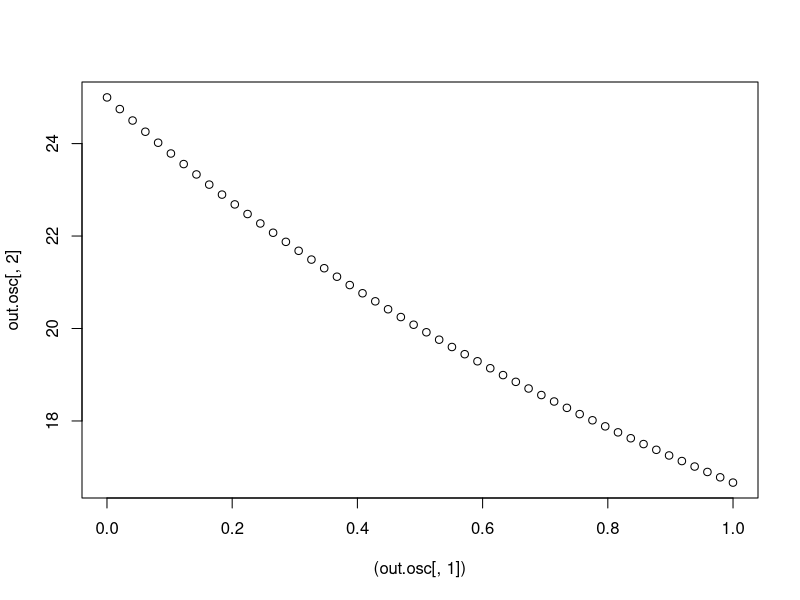

Write R code to recreate this figure.
#this files simulates a community of five populations competing
#according to the Lotka-Volterra assumptions.
#the objective is to try intransitive topologies of the
#competition network
#this applies laird et al 2009 on a lv system

#The objective of this file is to explore ASYMETTRIC deviations
#in alphas from the ratio k1/k2 and k2/k1 in relation to the numerical
#value of the equilibrium.

library(deSolve)
rm(list=ls())

#the size of the system is 
size<-5

# define the parameter vectors
rs<-rep(0.5,size) #growth rates
ks<-rep(100,size) #carrying capacities

#define alphas zeros indicate no interaction
alphas<-matrix(0,nrow=size,ncol=size) #competition coefs.

#define the state variables (populations) and their initial conditions are
#since this is a matrix notation system, use a named vector for 
#graphing purposes.
state<-rep(c(20,20), length.out=size)
names(state)<-paste("N",1:size,sep="")

#define the differential equaiton
lvccmat<-function(t,Y,parameters)
{
  y<- Y #transform Y in a local vector
  #use the local vector to construct the system of ODEs
  #and assign it to the vector of ODEs
  dY<- rs*y - (rs*y^2 + rs*colSums(outer(y,y,FUN ="*")*alphas))*(1/ks)
  #return the whole vector for the output
  return(list(dY))
}
#define function that measures amplitude of oscillations
amplitude<-function(mat)
{
  mx<-apply(mat,2,max)
  mn<-apply(mat,2,min)
  dife<-mx-mn
  return(dife)
}

#define the vector of output times
times<-seq(from=0,to=1000,by=0.5)

#initialize output of oscilations
out.osc<-c(dist=NA,eq1=NA,eq2=NA,eq3=NA,eq4=NA,eq5=NA,N1=NA,N2=NA,N3=NA,N4=NA,N5=NA)
## start a loop for the symmetrical differences
distseq<-seq(from=0.0001, to=0.9999, length.out = 50)
for (i in distseq)
{
  #to assign the competition coefficients, it was assumed 
  #pairwise competitions in competitive exclussion
  #then if A->B kB/kA < alpha21 and  kB/kA > alpha12
  #        A<-B kB/kA > alpha21  and kA/kB < alpha12
  #        ####       #                    #
  ##alpha[1,1]<- 0
  big<-1+i
  sma<-1-0.5
  alphas[1,2]<- big # 1->2
  alphas[2,1]<- sma ##1->2  
  alphas[1,3]<- big # 1->3
  alphas[3,1]<- sma ##1->3
  alphas[1,4]<- sma # 1<-4
  alphas[4,1]<- big ##1<-4
  alphas[1,5]<- sma # 1<-5
  alphas[5,1]<- big ##1<-5
  ##  alpha[2,2]<- 0
  alphas[2,3]<- big # 2->3
  alphas[3,2]<- sma ##2->3
  alphas[2,4]<- big # 2->4
  alphas[4,2]<- sma ##2->4
  alphas[2,5]<- sma # 2<-5
  alphas[5,2]<- big ##2<-5
  ##  a33<-0
  alphas[3,4]<- big # 3->4
  alphas[4,3]<- sma ##3->4
  alphas[3,5]<- big #3 ->5
  alphas[5,3]<- sma ##3->5
  ##  a44<-0
  alphas[4,5]<- big # 4->5
  alphas[5,4]<- sma ##4<-5
  #alphas[5,5]<-0
  
  
  #gather all parameters in a list
  parameters<-list(rs=rs,
                   ks=ks,
                   alphas=alphas)
  
  
  #now do the simulation
  
  out<-ode(y=state,times=times,func=lvccmat)
  #this plots the output
  #plot(out)
  # take the last 50 rows
  last<-out[1550:2000,2:6]
  #measure for oscillations
  ampl<-amplitude(last)
  #estimate equilibria with average
  avg<-apply(last,2,mean)
  #name the entries of the vector#
  names(avg)<-c("eq1","eq2","eq3","eq4","eq5")
  #associate dist, equilibria and amplitude
  osc<-c(dist=i,avg,ampl)
  
  out.osc<-rbind(out.osc,osc)
}
#eliminate fist row
num<-dim(out.osc)
out.osc<-out.osc[2:(num[1]),]
#this plot relates the distance to the equilibrium point.
plot((out.osc[,1]),out.osc[,2])
